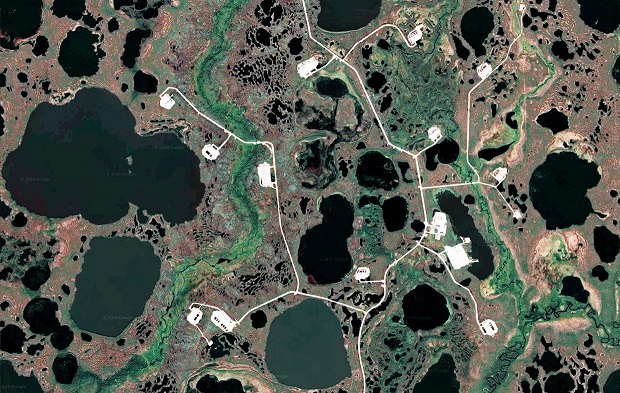
#> input picture 1/images/4.jpg, 620 x 393 px, given in place of 1.jpg, which was not available
$ python 1.py
#> lines starting #> are read from the running program, lines starting #| are printed output that depends on the picture; pictures that were not available may be replaced by others from this repository, and a replacement may not be noted
import numpy as np
import cv2

lower_arr=np.array([[1, 1, 1, 1, 1],[1, 1, 1, 1, 1],[1, 1, 1, 1, 1],[1, 1, 1, 1, 1],[1, 1, 1, 1, 1]])
higher_arr=np.array([[0.0, -1.0, 0.0],[-1.0, 4.0, -1.0],[0.0, -1.0, 0.0]])
sharp_arr=np.array([[-1.0, -1.0, -1.0],[-1.0, 9.0, -1.0],[-1.0, -1.0, -1.0]])

for i in range(1,6):
  img_src = cv2.imread(f"1\\images\\{i}.jpg")
#> img_src is the input picture: shape (393, 620, 3); mean B, G, R 78.6, 87.6, 81.6

  kernel_lower = lower_arr/(np.sum(lower_arr) if np.sum(lower_arr)!=0 else 1)
  kernel_higher = higher_arr/(np.sum(higher_arr) if np.sum(higher_arr)!=0 else 1)
  kernel_sharp = sharp_arr/(np.sum(sharp_arr) if np.sum(higher_arr)!=0 else 1)

  img_lower_rst = cv2.filter2D(img_src,-1,kernel_lower)
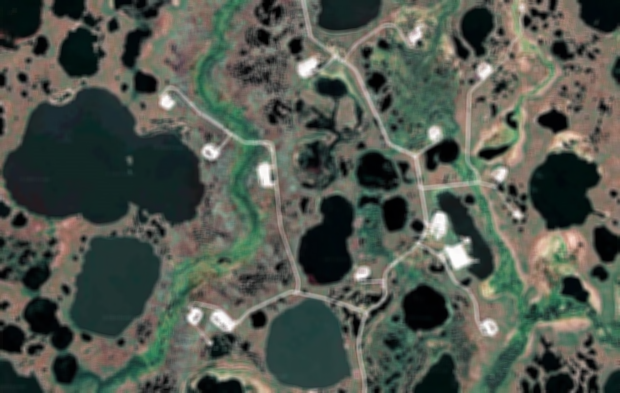
#> img_lower_rst: shape (393, 620, 3); mean B, G, R 78.6, 87.6, 81.6
  img_higher_rst = cv2.filter2D(img_src,-1,kernel_higher)
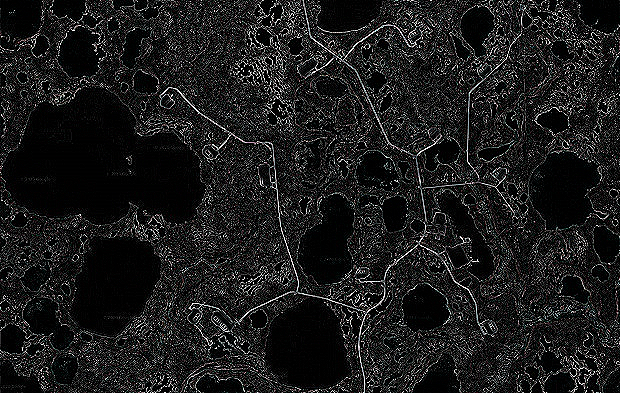
#> img_higher_rst: shape (393, 620, 3); mean B, G, R 28, 28.1, 27.9
  img_sharp = cv2.filter2D(img_src,-1,kernel_sharp)
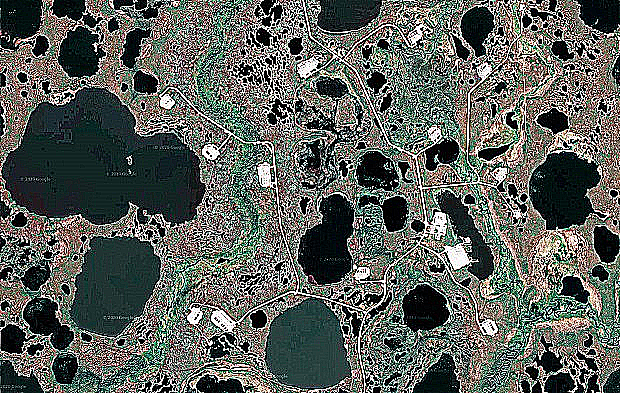
#> img_sharp: shape (393, 620, 3); mean B, G, R 90.8, 96, 91.3

  result_image = np.concatenate((img_lower_rst, img_higher_rst, img_sharp), axis=1)
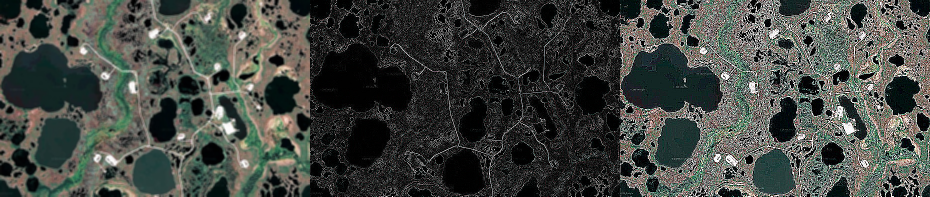
#> result_image: shape (393, 1860, 3) (shown at 1/2 size); mean B, G, R 65.8, 70.6, 66.9
#> (the run stopped early here; a loop or call above may not have finished)
